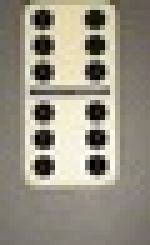
#> input picture contorno_3.jpg, 30 x 49 px, given in place of 6x6 (60).jpg, which was not available (shown 5 times larger)
$ python recorte.py
#> lines starting #> are read from the running program, lines starting #| are printed output that depends on the picture; after the words box and inside, x2 and y2 are one past the last pixel; in counts of white or black regions, pixels touching at a corner belong together; pictures that were not available may be replaced by others from this repository, and a replacement may not be noted
import cv2
import numpy as np

# Cargar la imagen
img = cv2.imread("dataset/6x6/6x6 (60).jpg")
#> img is the input picture: shape (49, 30, 3); mean B, G, R 131.4, 145.8, 151.7

# Convertir la imagen a escala de grises
gray = cv2.cvtColor(img, cv2.COLOR_BGR2GRAY)
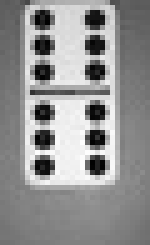
#> gray: shape (49, 30) (shown 5 times larger); min 1, max 253, mean 145.9

# Aplicar un umbral para obtener una imagen binaria
_, threshold = cv2.threshold(gray, 127, 255, cv2.THRESH_BINARY)
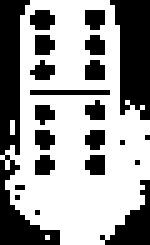
#> threshold: shape (49, 30) (shown 5 times larger); 60.5% white; 22 black regions (19 under 20 px)

# Encontrar contornos en la imagen binaria
contours, _ = cv2.findContours(threshold, cv2.RETR_EXTERNAL, cv2.CHAIN_APPROX_SIMPLE)
#> contours = 3 contours, 2 with area under 20; largest, box (x1, y1, x2, y2) and area: (0, 0, 30, 49) 998

# Iterar sobre cada contorno y crear una imagen para cada uno
for i, contour in enumerate(contours):
    # Crear una imagen en blanco del mismo tamaño que la imagen original
    contour_image = np.zeros_like(img)

    # Dibujar el contorno en la imagen en blanco
    cv2.drawContours(contour_image, [contour], -1, (255, 255, 255), cv2.FILLED)

    # Recortar la región dentro del contorno en la imagen original
    x, y, w, h = cv2.boundingRect(contour)
    cropped = img[y:y+h, x:x+w]

    # Guardar la imagen recortada para el contorno actual
    cv2.imwrite(f"contorno_{i}.jpg", cropped)
#> this loop made 3 passes
#> (x, y, w, h, cropped) on pass 1: (9, 47, 1, 1, [[119, 128, 132]])
#> (contour, x, y, w, h, cropped) on pass 2: ([[2, 24], [2, 26]], 2, 24, 1, 3, [[112, 128, 134], [112, 128, 134], [117, 129, 135]])
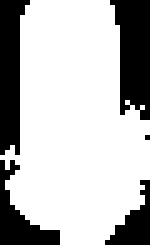
#> contour_image: shape (49, 30, 3) (shown 5 times larger); 72.8% white; 5 black regions (1 under 20 px), largest, box (x1, y1, x2, y2) and area: (22, 0, 30, 24) 140, (0, 0, 6, 31) 125, (0, 32, 12, 49) 80, (21, 36, 30, 49) 54
